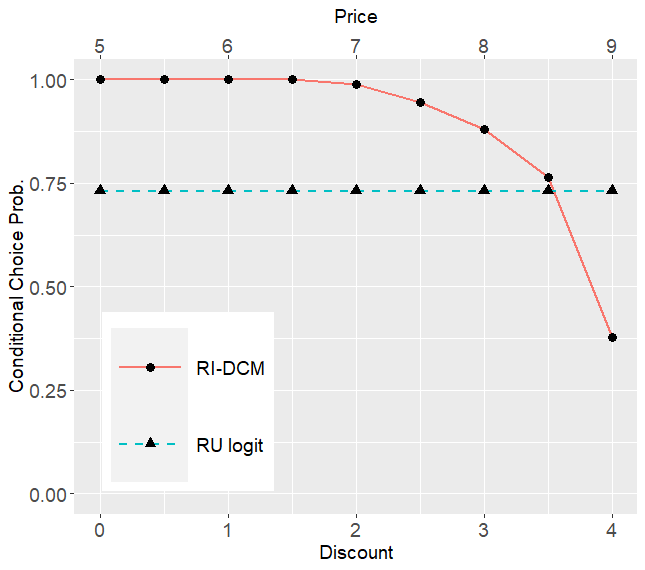

Source code (R):
rm(list = ls())
setwd("C:/Users/Matteo/Desktop/RI/Plots and Tables")

source("RICBC_choice_sets_and_incentives.R")
source("RICBC_RI_SC_Choice.R")

set.seed(66)
library(ggplot2)
library(gridExtra)


beta.vec <- c(6, -1,1)
lambda <- 0.5 #lambda information processing cost

p<-seq(5,9, by=0.5)#vector of prices to observe changes in choice probs
choice.set.size<-2#size of choice set

N = length(p)

#discount levels
rho<-c(0,0.5,1,1.5,2,2.5,3,3.5,4)
#distribution of discount levels
rho.prob <- rep(1, length(rho))/length(rho)


#creating space for choice probabilities
statedepprobs<-matrix(rep(0,N*length(rho)),ncol=length(rho)) 


#calculating RI choice probs
for(i in 1:N){
  
  #functions can be found in RICBC_choice_sets_and_incentives.R
  X <- matrix(c(1,0,p[i],0), ncol=length(beta.vec)-1) #fixed design matrix
  
  states.and.prior <- CreateStatesAndPrior(X, beta.vec, rho, rho.prob)
  
  choice.probs.output <- CalcChoiceProbsUnderRIWithShannon(
    Omega = states.and.prior[[1]],
    mu = states.and.prior[[2]],
    lambda = lambda,
    max.iter = 10^7,
    precision = 10^(-10)     
  )
  statedepprobs[i,]=choice.probs.output$`State Dependent Choice Probabilities`[1,]
  
}

RIprob=diag(statedepprobs)


#Logit choice probs
util<-1 #fixed utility level of inside good

#function to evaluate logit choice probs with one inside and one outside
f<-function(x){
  (exp(util))/(exp(util)+1)-x
}
logitprob<-uniroot(f,c(-100,100))$root
logitprob<-rep(logitprob,length(rho))

#plotting results
#RI results
g<-list("Probs"=c(RIprob, logitprob),"Discount"=rho,
        "Type"=c(rep("RI-DCM",length(rho)),
                 rep("RU logit",length(rho))
        )
)
df<-data.frame(g)


#plotting
test1<-ggplot(data=df, aes(x=Discount,y=Probs,color=Type,linetype=Type))+
  geom_line( size=1) + 
  ggtitle("Price")+
  geom_point(aes(x=Discount, y=Probs, shape=Type), colour="black", size=3)+
  #ggtitle("Rational Inattention")+
  scale_linetype_manual(values=c("solid","dashed","dotted"))+
  scale_color_manual(values=c( "#F8766D","#00BFC4","#00BA38"))+
  scale_x_continuous(sec.axis= ~.+5)+#, name = "Price")+
  # geom_line(aes(y =diff2, colour="Larger Range"), size=1) + 
  labs(x="Discount",y="Conditional Choice Prob.")+
  theme(axis.text=element_text(size=14),
        axis.title=element_text(size=14),
        legend.title = element_blank(),
        legend.position = c(.05, .05),
        legend.justification = c("left", "bottom"),
        legend.box.just = "left",
        legend.margin = margin(7, 7, 7, 7),
        legend.text = element_text(size=14),
        legend.key.size = unit(4, "lines"),
        plot.title = element_text(hjust = 0.5, size= 14))+
  coord_cartesian( ylim = c(0, 1))


windows()
test1
